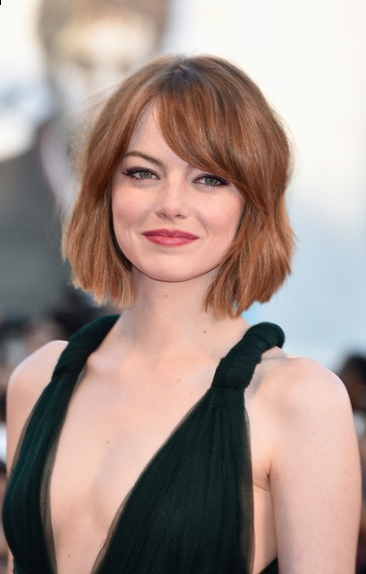
#> input picture fall-2020/advanced-image-processing/assignment2/images/test.jpg, 366 x 574 px
$ jupyter execute --allow-errors Untitled.ipynb
#> lines starting #> are read from the running program, lines starting #| are printed output that depends on the picture
[cell 1]
import cv2
import numpy as np
from matplotlib import pyplot as plt

img = cv2.imread('images/test.jpg',0)
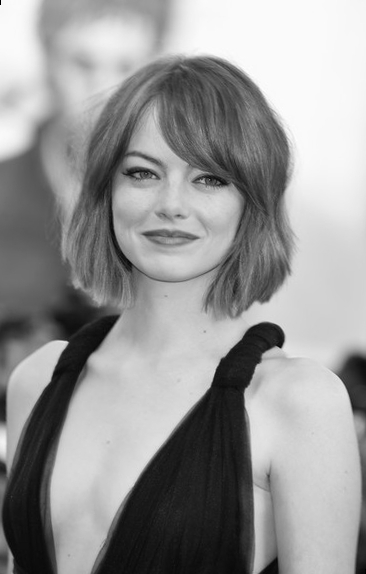
#> img: shape (574, 366); min 0, max 255, mean 150.4
edges = cv2.Canny(img,5,150)
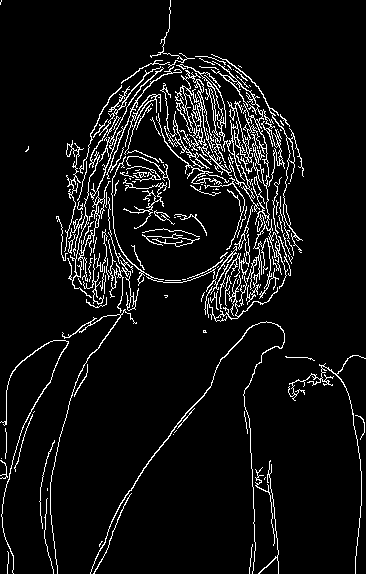
#> edges: shape (574, 366); 6.8% white in thin lines or dots

plt.subplot(121)
plt.imshow(img,cmap = 'gray')
plt.title('Original Image')

plt.subplot(122)
plt.imshow(edges,cmap = 'gray')
plt.title('Edge Image')

plt.show()
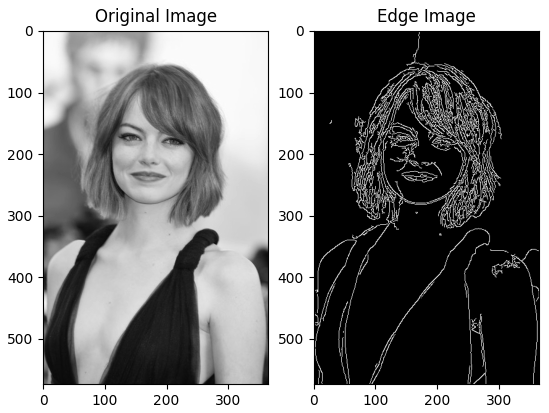
#> figure drawn by matplotlib, 2 panels

[cell 2]
weak_ids = np.zeros_like(img)
weak_ids.shape
#> Out = (574, 366)

[cell 3]
# setting the minimum and maximum thresholds
# for double thresholding
from sobel import sobel_edge_detection
from gaussian import gaussian_blur
import matplotlib.pyplot as plt
from PIL import Image

img = np.array(Image.open("images/test.jpg").convert('L'))
#> (the rest of this cell did not finish here and is left out)

[cell 4]
plt.title('Original Image')
plt.imshow(img, cmap = 'gray')
plt.show()

plt.title('Blur Image')
#> (the rest of this cell did not finish here and is left out)

#> (a cell that did not finish here is left out)

[cell 6]
weak_th = None
strong_th = None

#> (the rest of this cell did not finish here and is left out)

#> (a cell that did not finish here is left out)

[cell 8]
weak_th

[cell 9]
strong_th

[cell 10]
from canny import canny_edge_detection

#> (a cell that did not finish here is left out)

[cell 12]
img = Image.open("images/test.jpg").convert("L")
img

[cell 13]
test_img = np.zeros_like(img)

[cell 14]
test_img

[cell 15]
test = np.array([[5,10,50],[70,100,120],[180,200,255]])

plt.title("Test")
plt.imshow(test, cmap='gray')
plt.show()
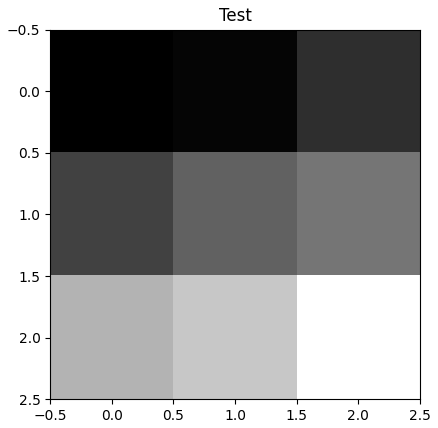
#> figure drawn by matplotlib, 1 panel

$ run again, with fall-2020/advanced-image-processing/assignment2/images/face.jpg copied over fall-2020/advanced-image-processing/assignment2/images/test.jpg
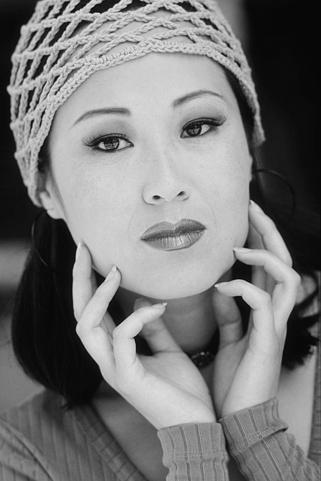
#> input picture fall-2020/advanced-image-processing/assignment2/images/face.jpg, 321 x 481 px
#> img is the input picture: shape (481, 321); min 0, max 239, mean 120
#> `edges = cv2.Canny(img,5,150)`:
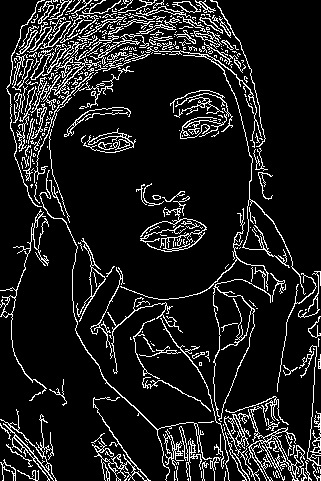
#> edges: shape (481, 321); 11.5% white in thin lines or dots
#> `plt.show()`:
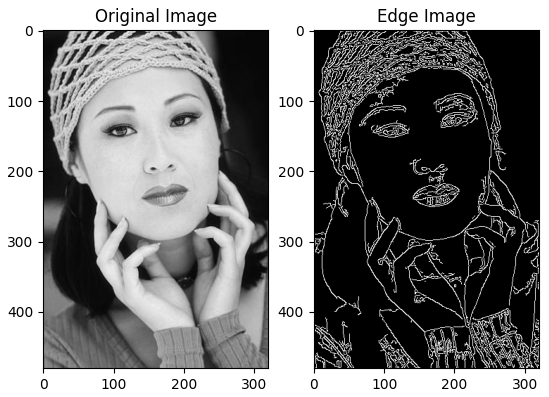
#> figure drawn by matplotlib, 2 panels
